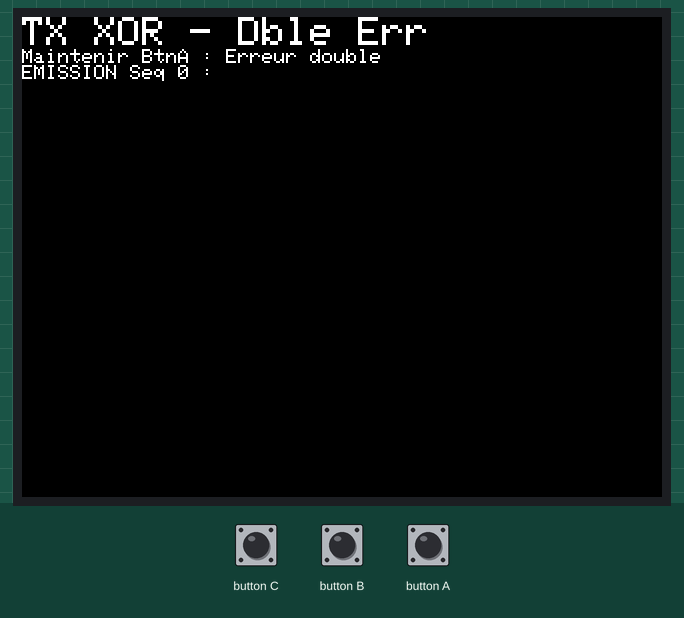
This sketch was run on a simulated ESP32. On the bench: 320×240 colour display. The test bench sets the inputs (shaded band). No radio packets arrive unless stated.

Above: at 2.2 s.
At 3.3 s:
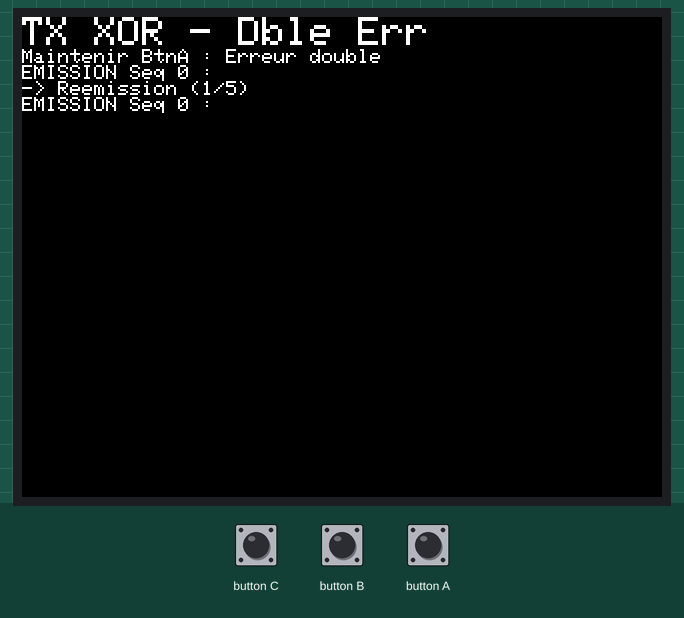
3.4 s: button A pressed for 1 s
At 5.1 s:
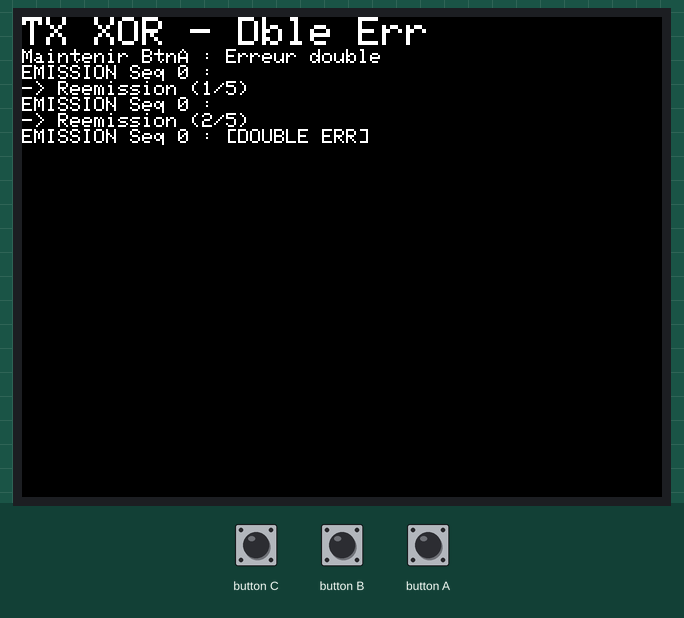
7.4 s: button A pressed for 3.2 s
At 9.3 s:
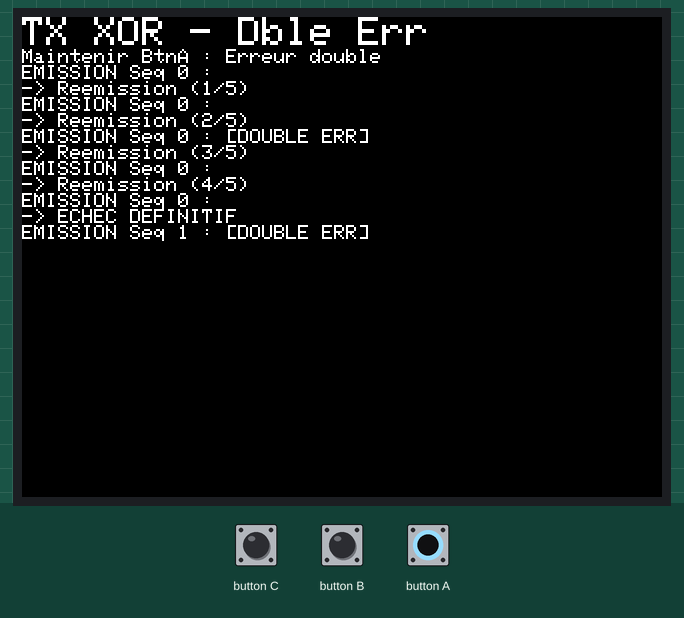
Timing chart, 0 to 10.8 s (numbered marks = the images above; inputs shaded):
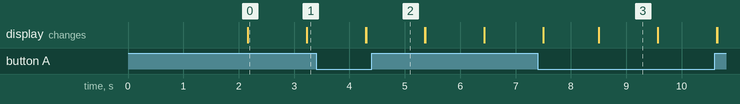

The sketch:

emetteur_TX.ino
```cpp
#include <SPI.h>
#include <RH_RF95.h>
#include <M5Stack.h>

#define RFM95_CS 5
#define RFM95_DIO0 36
RH_RF95 rf95(RFM95_CS, RFM95_DIO0);

uint8_t txbuf[RH_RF95_MAX_MESSAGE_LEN];
uint8_t rxbuf[RH_RF95_MAX_MESSAGE_LEN];
uint8_t rxlen = RH_RF95_MAX_MESSAGE_LEN;

uint8_t state, RxSeq, TxSeq, credit;
uint32_t attente;
uint8_t FCS;
int i;

#define E0 0
#define E1 1
#define E2 2
#define E3 3
#define E4 4
#define E5 5

#define TYPE_DATA 1
#define TYPE_ACK  2
#define TIMEOUT_ACK 1000

void setup() {
  M5.begin();
  M5.Power.begin();
  M5.Lcd.setTextSize(2);
  M5.Lcd.println("TX XOR - Dble Err");
  M5.Lcd.setTextSize(1);
  M5.Lcd.println("Maintenir BtnA : Erreur double");

  if (!rf95.init()) {
    M5.Lcd.println("Init RF95 failed !");
    while (1);
  }

  rf95.setModemConfig(RH_RF95::Bw125Cr45Sf128);
  rf95.setFrequency(867.7);

  state = E0;
  TxSeq = 0;
  credit = 5;
  delay(2000);
}

void loop() {
  M5.update(); // Lecture du bouton A

  switch (state) {
    case E0:
      if (M5.Lcd.getCursorY() > 220) {
        M5.Lcd.fillScreen(BLACK);
        M5.Lcd.setCursor(0, 0);
      }

      M5.Lcd.printf("EMISSION Seq %d : ", TxSeq);

      txbuf[0] = TYPE_DATA;
      txbuf[1] = TxSeq;
      for (i = 2; i < 20; i++) {
        txbuf[i] = 255; // Octets nominaux à 0xFF
      }

      // 1. Calcul normal du FCS (XOR sur les 20 premiers octets)
      FCS = 0;
      for (i = 0; i < 20; i++) FCS = FCS ^ txbuf[i];
      txbuf[20] = FCS;

      // 2. INJECTION DE L'ERREUR DOUBLE COMPENSATOIRE
      if (M5.BtnA.isPressed()) {
        txbuf[2] ^= 0x01; // Inversion du bit 0 de l'octet 2 (255 -> 254)
        txbuf[3] ^= 0x01; // Inversion du bit 0 de l'octet 3 (255 -> 254)
        M5.Lcd.print("[DOUBLE ERR]");
      }
      M5.Lcd.println();

      rf95.send(txbuf, 21);
      rf95.waitPacketSent();
      credit--;
      state = E1;
      break;

    case E1:
      attente = millis() + TIMEOUT_ACK;
      state = E2;
      break;

    case E2:
      rf95.setModeRx();
      state = E3;
      break;

    case E3:
      if (millis() > attente) {
        state = E5;
      } else {
        rxlen = sizeof(rxbuf);
        if (rf95.recv(rxbuf, &rxlen)) {
          if ((rxbuf[0] == TYPE_ACK) && (rxbuf[1] == TxSeq) && ((rxbuf[0] ^ rxbuf[1]) == rxbuf[2])) {
            state = E4;
          } else {
            state = E2;
          }
        }
      }
      break;

    case E4:
      M5.Lcd.println("-> ACK RECU");
      TxSeq++;
      credit = 5;
      delay(1000);
      state = E0;
      break;

    case E5:
      if (credit == 0) {
        M5.Lcd.println("-> ECHEC DEFINITIF");
        credit = 5;
        TxSeq++;
        delay(1000);
        state = E0;
      } else {
        M5.Lcd.printf("-> Reemission (%d/5)\n", 5 - credit);
        state = E0;
      }
      break;
  }
}
```

Measured:
- after the input at 3.4 s, the display: first differs from a run without the input after 0.90 s (image 2)
- what the display in image 0 shows lasts 1.0 s, from 2.2 s to 3.2 s
